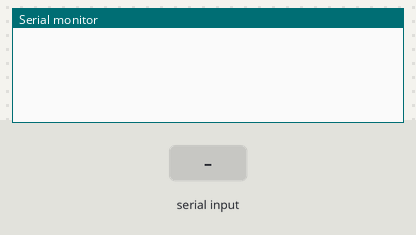
This sketch was run on a simulated Arduino Uno, built with avr-gcc and run on an emulated ATmega328P. Shown: the last lines printed to the serial monitor. The test bench sets the inputs (shaded band).

Above: at 1.2 s.
1.3 s: "1" received over the second serial link
At 2.3 s:
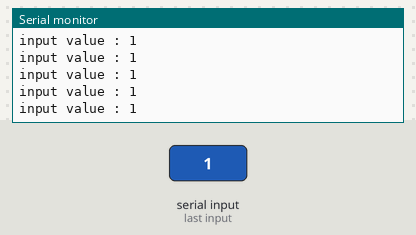
3.2 s: "0" received over the second serial link
At 4.3 s:
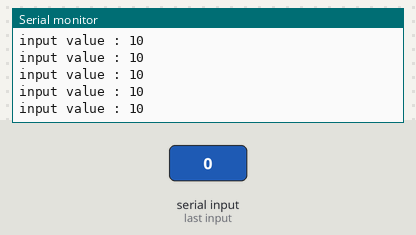
6.2 s: "2" received over the second serial link
At 6.7 s:
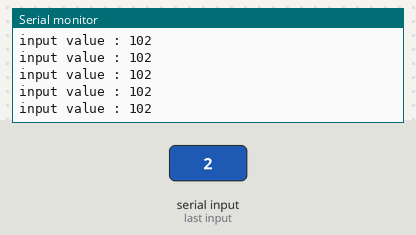
7.7 s: "1" received over the second serial link
At 8.8 s:
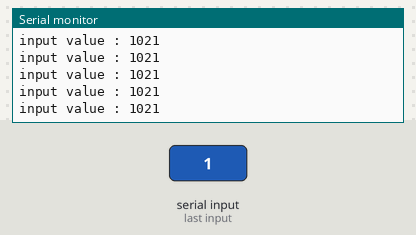
Timing chart, 0 to 10.7 s (numbered marks = the images above; inputs shaded):
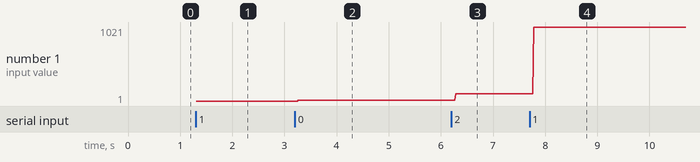

Measured:
- after the input at 1.3 s, the serial monitor: prints a new line at once (image 1)
- after the input at 3.2 s, the serial monitor: prints a new line after 0.07 s (image 2)
- after the input at 6.2 s, the serial monitor: prints a new line after 0.08 s (image 3)
- after the input at 7.7 s, the serial monitor: prints a new line after 0.08 s (image 4)
- plotted number 1: 1 → 10 after the input at 3.2 s, 10 → 102 after the input at 6.2 s, 102 → 1021 after the input at 7.7 s

The sketch:

LEONARDO_BLUETOOTH.ino
```cpp
#include <SoftwareSerial.h>
#include <LiquidCrystal.h>

SoftwareSerial BTSerial(10, 11); // SoftwareSerial(TX, RX)


String myString = "";

void setup()
{

Serial.begin(9600);


BTSerial.begin(9600);
}

void loop()
{
    while(BTSerial.available())
    {
        char myChar = (char)BTSerial.read();
        myString += myChar;
        delay(5);
    }
    if(!myString.equals(""))
    {
        Serial.println("input value : " + myString);
        // lcd.clear();
        int len = myString.length();
    }
}
```
